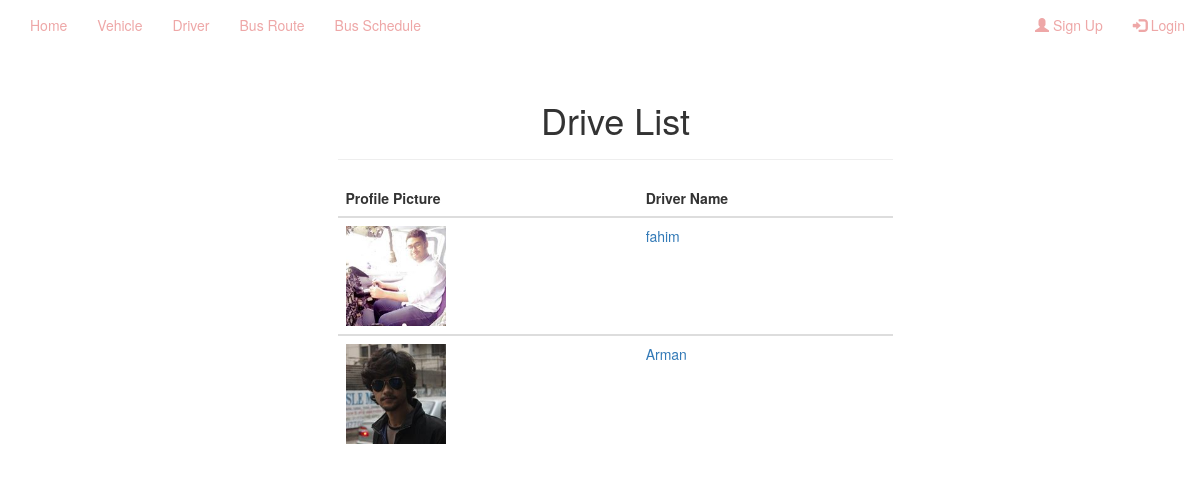
The app's page /driverlist.php with its own data.
### tables this page shows
CREATE TABLE `driver` (
  `driverid` int(11) NOT NULL,
  `drname` varchar(255) NOT NULL,
  `drjoin` varchar(255) NOT NULL,
  `drmobile` varchar(20) NOT NULL,
  `drnid` varchar(30) NOT NULL,
  `drlicense` varchar(30) NOT NULL,
  `drlicensevalid` varchar(100) NOT NULL,
  `draddress` varchar(255) NOT NULL,
  `drphoto` varchar(30) NOT NULL,
  `dr_available` int(11) NOT NULL
);

### driverlist.php (the view, shortened to what this page needs)
<?php
$connection = mysqli_connect("begl9q2aqo2yag9pw4jb-mysql.services.clever-cloud.com", "ubeptibrepcuncym", "NGuqOFbgyHyLwhJC67JL", "begl9q2aqo2yag9pw4jb");
$sql = "SELECT * FROM `driver`";
$res = mysqli_query($connection, $sql);
?>
<!DOCTYPE html>
<html lang="en">
<head>
    <link rel="stylesheet" href="https://maxcdn.bootstrapcdn.com/bootstrap/3.3.7/css/bootstrap.min.css">
    <link rel="stylesheet" href="animate.css">
    <link rel="stylesheet" href="style.css">
</head>
<body>
    <div id="myDiv">
        <?php include 'navbar.php'; ?>
        <br><br><br>
        <div class="container">
            <?php
            if (mysqli_num_rows($res) > 0) { ?>
                <div class="container">
                    <div class="row">
                        <div class="col-md-3"></div>
                        <div class="col-md-6">
                            <div class="page-header">
                                <h1 class="animated tada" style="text-align: center;">Drive List</h1>
                            </div>
                            <table class="table foo">
                                <thead>
                                    <th>Profile Picture</th>
                                    <th>Driver Name</th>
                                </thead>
                                <?php while ($row = mysqli_fetch_assoc($res)) {  ?>
                                    <tbody>
                                        <tr>
                                            <td><img height="100px" width="100px" src="picture/<?php echo $row["drphoto"]; ?>" alt="dp"></td>
                                            <td><a href="driverprofile.php?driverid=<?php echo $row["driverid"]; ?>"> <?php echo $row["drname"] ?></a></td>
                                        </tr>
                                    </tbody>
                            <?php }
                            } ?>
                            </table>
                        </div>
                        <div class="col-md-3"></div>
                    </div>
                </div>
        </div>
    </div>
</body>
</html>

### records on screen
driver: drphoto (picture), drname "fahim"
driver: drphoto (picture), drname "Arman"
